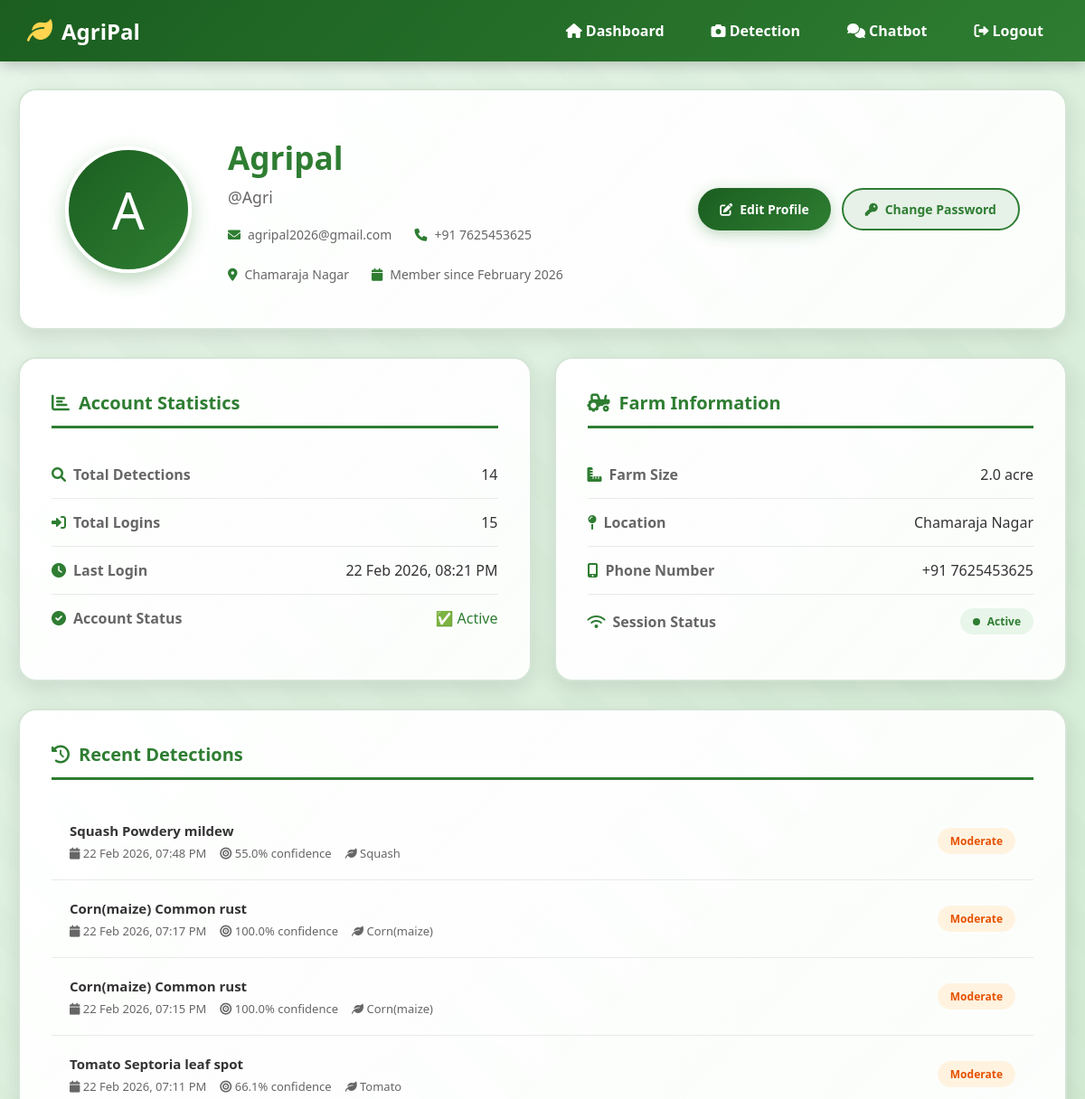
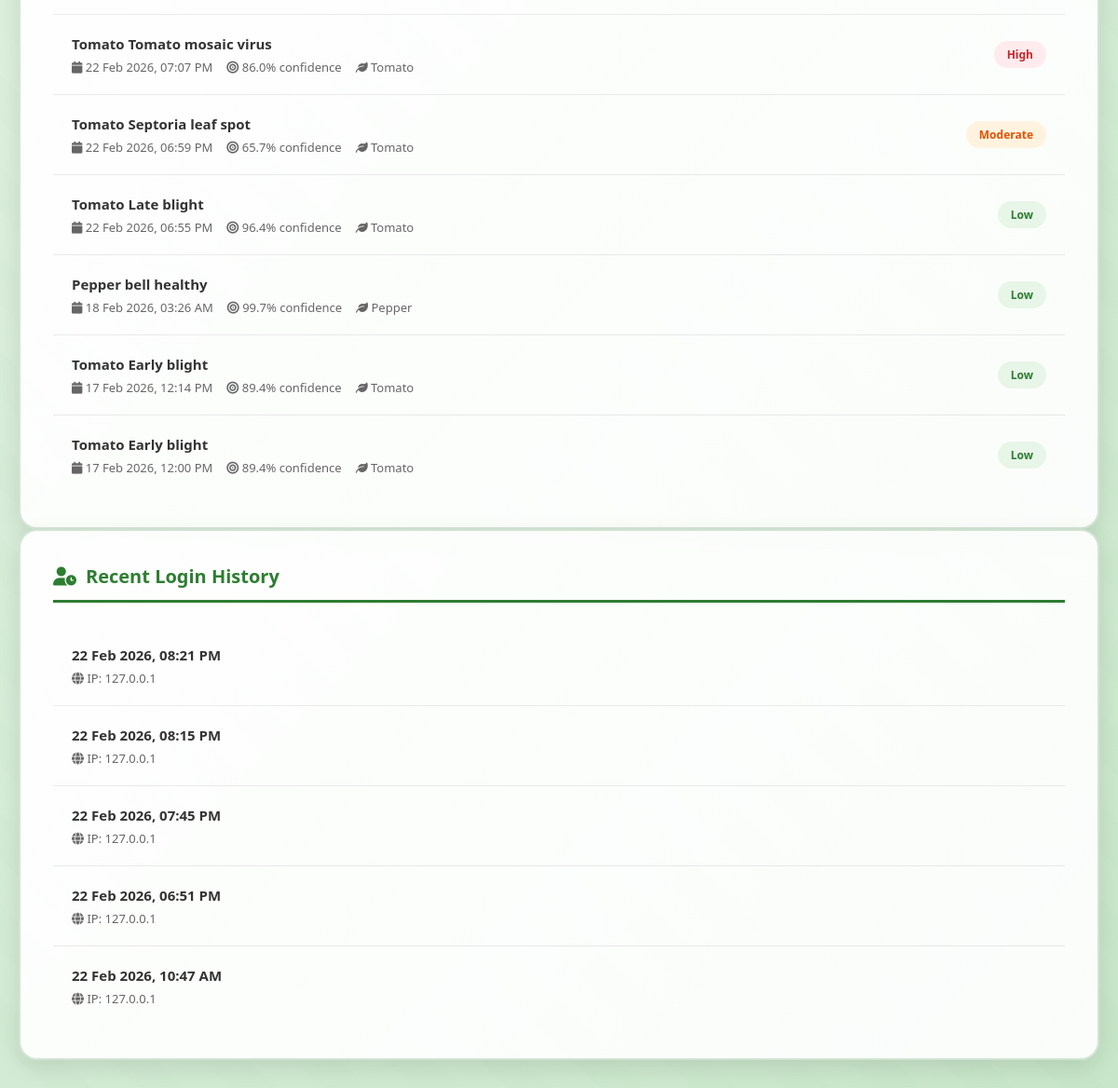
The page /auth/profile (signed in) on the database its author committed (2 pictures, top to bottom).
### model.py (models this page shows, shortened)
class User(UserMixin, db.Model):
    __tablename__ = 'users'
    id = db.Column(db.Integer, primary_key=True)
    username = db.Column(db.String(80), unique=True, nullable=False, index=True)
    email = db.Column(db.String(120), unique=True, nullable=False, index=True)
    password_hash = db.Column(db.String(256), nullable=False)
    full_name = db.Column(db.String(120))
    phone = db.Column(db.String(20))
    location = db.Column(db.String(200))
    farm_size = db.Column(db.Float)
    farm_size_unit = db.Column(db.String(20), default='hectare')
    created_at = db.Column(db.DateTime, default=datetime.utcnow)
    last_login = db.Column(db.DateTime)
    is_active = db.Column(db.Boolean, default=True)
    login_count = db.Column(db.Integer, default=0)
    login_history = db.relationship('LoginHistory', backref='user', lazy='dynamic', cascade='all, delete-orphan')
    disease_detections = db.relationship('DiseaseDetection', backref='user', lazy='dynamic', cascade='all, delete-orphan')

class DiseaseDetection(db.Model):
    __tablename__ = 'disease_detections'
    id = db.Column(db.Integer, primary_key=True)
    user_id = db.Column(db.Integer, db.ForeignKey('users.id'), nullable=False)
    detected_disease = db.Column(db.String(200), nullable=False)
    confidence = db.Column(db.Float)
    severity = db.Column(db.String(50))
    plant_type = db.Column(db.String(100))
    image_filename = db.Column(db.String(256))
    gradcam_filename = db.Column(db.String(256))
    farm_area = db.Column(db.Float)
    farm_area_unit = db.Column(db.String(20))
    farm_location = db.Column(db.String(200))
    total_leaves_analyzed = db.Column(db.Integer)
    unique_diseases_count = db.Column(db.Integer)
    is_multi_disease = db.Column(db.Boolean, default=False)
    treatment_type = db.Column(db.String(50))  # 'chemical', 'organic', or 'both'
    chemical_dosage = db.Column(db.Float)
    organic_dosage = db.Column(db.Float)
    detection_time = db.Column(db.DateTime, default=datetime.utcnow)
    notes = db.Column(db.Text)

class LoginHistory(db.Model):
    __tablename__ = 'login_history'
    id = db.Column(db.Integer, primary_key=True)
    user_id = db.Column(db.Integer, db.ForeignKey('users.id'), nullable=False)
    login_time = db.Column(db.DateTime, default=datetime.utcnow)
    ip_address = db.Column(db.String(45))
    user_agent = db.Column(db.String(256))
    location = db.Column(db.String(200))

### routes/auth.py (the view)
@auth_bp.route('/profile')
@login_required
def profile():
    total_detections = DiseaseDetection.query.filter_by(user_id=current_user.id).count()
    recent_detections = DiseaseDetection.query.filter_by(user_id=current_user.id)\
        .order_by(DiseaseDetection.detection_time.desc()).limit(10).all()
    recent_logins = LoginHistory.query.filter_by(user_id=current_user.id)\
        .order_by(LoginHistory.login_time.desc()).limit(5).all()
    session_info = {
        'session_start': session.get('session_start'),
        'server_start': session.get('server_start'),
        'is_valid': 'session_start' in session
    }
    return render_template('auth/profile.html',
        total_detections=total_detections,
        recent_detections=recent_detections,
        recent_logins=recent_logins,
        session_info=session_info
    )

### app2.py (called while the page is built, shortened)
@login_manager.user_loader
def load_user(user_id):
    return User.query.get(int(user_id))

@app.before_request
def validate_session():
    if request.endpoint and (
        request.endpoint.startswith('static') or
        request.endpoint.startswith('auth.') or
        request.endpoint == 'index' or
        request.endpoint == 'health_check' or
        request.endpoint == 'api_info'
    ):
        return

### templates/auth/profile.html (shortened to what this page needs)
<!DOCTYPE html>
<html lang="en">
<head>
    <link href="https://cdnjs.cloudflare.com/ajax/libs/font-awesome/6.0.0-beta3/css/all.min.css" rel="stylesheet">
</head>
<body>
    <div class="background-layer"></div>
    <div class="background-pattern"></div>
    <div class="content-wrapper">
        <nav class="navbar">
            <a href="{{ url_for('dashboard') }}" class="navbar-brand">
                <i class="fas fa-leaf"></i> AgriPal
            </a>
            <div class="navbar-links">
                <a href="{{ url_for('dashboard') }}"><i class="fas fa-home"></i> Dashboard</a>
                <a href="{{ url_for('detection_tool') }}"><i class="fas fa-camera"></i> Detection</a>
                <a href="{{ url_for('chatbot_page') }}"><i class="fas fa-comments"></i> Chatbot</a>
                <a href="{{ url_for('auth.logout') }}"><i class="fas fa-sign-out-alt"></i> Logout</a>
            </div>
        </nav>
        <div class="container">
            <div class="profile-header">
                <div class="profile-avatar">
                    {{ current_user.full_name[0].upper() if current_user.full_name else current_user.username[0].upper() }}
                </div>
                <div class="profile-info">
                    <h1>{{ current_user.full_name or current_user.username }}</h1>
                    <p style="color: #666; font-size: 1.1rem;">@{{ current_user.username }}</p>
                    <div class="profile-meta">
                        <span><i class="fas fa-envelope"></i> {{ current_user.email }}</span>
                        {% if current_user.phone %}
                        <span><i class="fas fa-phone"></i> +91 {{ current_user.phone }}</span>
                        {% endif %}
                        {% if current_user.location %}
                        <span><i class="fas fa-map-marker-alt"></i> {{ current_user.location }}</span>
                        {% endif %}
                        <span><i class="fas fa-calendar"></i> Member since {{ current_user.created_at.strftime('%B %Y') }}</span>
                    </div>
                </div>
                <div class="profile-actions">
                    <a href="{{ url_for('auth.edit_profile') }}" class="btn btn-primary">
                        <i class="fas fa-edit"></i> Edit Profile
                    </a>
                    <a href="{{ url_for('auth.change_password') }}" class="btn btn-secondary">
                        <i class="fas fa-key"></i> Change Password
                    </a>
                </div>
            </div>
            <div class="profile-grid">
                <div class="profile-card">
                    <h2 class="card-title">
                        <i class="fas fa-chart-bar"></i> Account Statistics
                    </h2>
                    <div class="info-row">
                        <span class="info-label"><i class="fas fa-search"></i> Total Detections</span>
                        <span class="info-value">{{ total_detections }}</span>
                    </div>
                    <div class="info-row">
                        <span class="info-label"><i class="fas fa-sign-in-alt"></i> Total Logins</span>
                        <span class="info-value">{{ current_user.login_count }}</span>
                    </div>
                    <div class="info-row">
                        <span class="info-label"><i class="fas fa-clock"></i> Last Login</span>
                        <span class="info-value">
                            {% if current_user.last_login %}
                                {{ current_user.last_login.strftime('%d %b %Y, %I:%M %p') }}
                            {% else %}
                                First login
                            {% endif %}
                        </span>
                    </div>
                    <div class="info-row">
                        <span class="info-label"><i class="fas fa-check-circle"></i> Account Status</span>
                        <span class="info-value">
                            {% if current_user.is_active %}
                                <span style="color: #2e7d32;">✅ Active</span>
                            {% else %}
                                <span style="color: #c62828;">❌ Inactive</span>
                            {% endif %}
                        </span>
                    </div>
                </div>
                <div class="profile-card">
                    <h2 class="card-title">
                        <i class="fas fa-tractor"></i> Farm Information
                    </h2>
                    <div class="info-row">
                        <span class="info-label"><i class="fas fa-ruler-combined"></i> Farm Size</span>
                        <span class="info-value">
                            {% if current_user.farm_size %}
                                {{ current_user.farm_size }} {{ current_user.farm_size_unit }}
                            {% else %}
                                Not set
                            {% endif %}
                        </span>
                    </div>
                    <div class="info-row">
                        <span class="info-label"><i class="fas fa-map-pin"></i> Location</span>
                        <span class="info-value">{{ current_user.location or 'Not set' }}</span>
                    </div>
                    <div class="info-row">
                        <span class="info-label"><i class="fas fa-mobile-alt"></i> Phone Number</span>
                        <span class="info-value">
                            {% if current_user.phone %}
                                +91 {{ current_user.phone }}
                            {% else %}
                                Not set
                            {% endif %}
                        </span>
                    </div>
                    <div class="info-row">
                        <span class="info-label"><i class="fas fa-wifi"></i> Session Status</span>
                        <span class="info-value">
                            {% if session_info.is_valid %}
                                <span class="session-status session-active">
                                    <span class="session-indicator"></span>
                                    Active
                                </span>
                            {% else %}
                                <span class="session-status session-invalid">
                                    <span class="session-indicator"></span>
                                    Invalid
                                </span>
                            {% endif %}
                        </span>
                    </div>
                </div>
            </div>
            <div class="profile-card" style="animation-delay: 0.3s;">
                <h2 class="card-title">
                    <i class="fas fa-history"></i> Recent Detections
                </h2>
                {% if recent_detections %}
                    <ul class="activity-list">
                        {% for detection in recent_detections %}
                        <li class="activity-item">
                            <div class="activity-info">
                                <strong>{{ detection.detected_disease.replace('_', ' ') }}</strong>
                                <div class="activity-time">
                                    <span><i class="fas fa-calendar"></i> {{ detection.detection_time.strftime('%d %b %Y, %I:%M %p') }}</span>
                                    <span><i class="fas fa-bullseye"></i> {{ "%.1f"|format(detection.confidence) }}% confidence</span>
                                    {% if detection.plant_type %}
                                    <span><i class="fas fa-leaf"></i> {{ detection.plant_type }}</span>
                                    {% endif %}
                                </div>
                            </div>
                            <span class="badge badge-{{ detection.severity.lower() if detection.severity else 'low' }}">
                                {{ detection.severity or 'Unknown' }}
                            </span>
                        </li>
                        {% endfor %}
                    </ul>
                {% else %}
                    <div class="empty-state">
                        <i class="fas fa-seedling"></i>
                        <p style="font-size: 1.1rem;">No detections yet. Start by uploading a plant image!</p>
                    </div>
                {% endif %}
            </div>
            <div class="profile-card" style="animation-delay: 0.4s;">
                <h2 class="card-title">
                    <i class="fas fa-user-clock"></i> Recent Login History
                </h2>
                {% if recent_logins %}
                    <ul class="activity-list">
                        {% for login in recent_logins %}
                        <li class="activity-item">
                            <div class="activity-info">
                                <strong>{{ login.login_time.strftime('%d %b %Y, %I:%M %p') }}</strong>
                                <div class="activity-time">
                                    <span><i class="fas fa-globe"></i> IP: {{ login.ip_address }}</span>
                                </div>
                            </div>
                        </li>
                        {% endfor %}
                    </ul>
                {% else %}
                    <div class="empty-state">
                        <i class="fas fa-history"></i>
                        <p style="font-size: 1.1rem;">No login history available.</p>
                    </div>
                {% endif %}
            </div>
        </div>
    </div>
</body>
</html>

### rows shown on the page
User: full_name "A", full_name "Agripal", username "Agri", email "agripal2026@gmail.com", phone "7625453625", location "Chamaraja Nagar", created_at "February 2026", login_count "15", last_login "22 Feb 2026, 08:21 PM", farm_size "2.0", farm_size_unit "acre"
DiseaseDetection: detected_disease.replace "Squash Powdery mildew", detection_time "22 Feb 2026, 07:48 PM", confidence "55.0", plant_type "Squash", severity "Moderate"
DiseaseDetection: detected_disease.replace "Corn(maize) Common rust", detection_time "22 Feb 2026, 07:17 PM", confidence "100.0", plant_type "Corn(maize)", severity "Moderate"
DiseaseDetection: detected_disease.replace "Corn(maize) Common rust", detection_time "22 Feb 2026, 07:15 PM", confidence "100.0", plant_type "Corn(maize)", severity "Moderate"
DiseaseDetection: detected_disease.replace "Tomato Septoria leaf spot", detection_time "22 Feb 2026, 07:11 PM", confidence "66.1", plant_type "Tomato", severity "Moderate"
DiseaseDetection: detected_disease.replace "Tomato Tomato mosaic virus", detection_time "22 Feb 2026, 07:07 PM", confidence "86.0", plant_type "Tomato", severity "High"
DiseaseDetection: detected_disease.replace "Tomato Septoria leaf spot", detection_time "22 Feb 2026, 06:59 PM", confidence "65.7", plant_type "Tomato", severity "Moderate"
DiseaseDetection: detected_disease.replace "Tomato Late blight", detection_time "22 Feb 2026, 06:55 PM", confidence "96.4", plant_type "Tomato", severity "Low"
DiseaseDetection: detected_disease.replace "Pepper bell healthy", detection_time "18 Feb 2026, 03:26 AM", confidence "99.7", plant_type "Pepper", severity "Low"
DiseaseDetection: detected_disease.replace "Tomato Early blight", detection_time "17 Feb 2026, 12:14 PM", confidence "89.4", plant_type "Tomato", severity "Low"
DiseaseDetection: detected_disease.replace "Tomato Early blight", detection_time "17 Feb 2026, 12:00 PM", confidence "89.4", plant_type "Tomato", severity "Low"
LoginHistory: login_time "22 Feb 2026, 08:21 PM", ip_address "127.0.0.1"
LoginHistory: login_time "22 Feb 2026, 08:15 PM", ip_address "127.0.0.1"
LoginHistory: login_time "22 Feb 2026, 07:45 PM", ip_address "127.0.0.1"
LoginHistory: login_time "22 Feb 2026, 06:51 PM", ip_address "127.0.0.1"
LoginHistory: login_time "22 Feb 2026, 10:47 AM", ip_address "127.0.0.1"

### other values the page prints
{{ total_detections }} "14"
